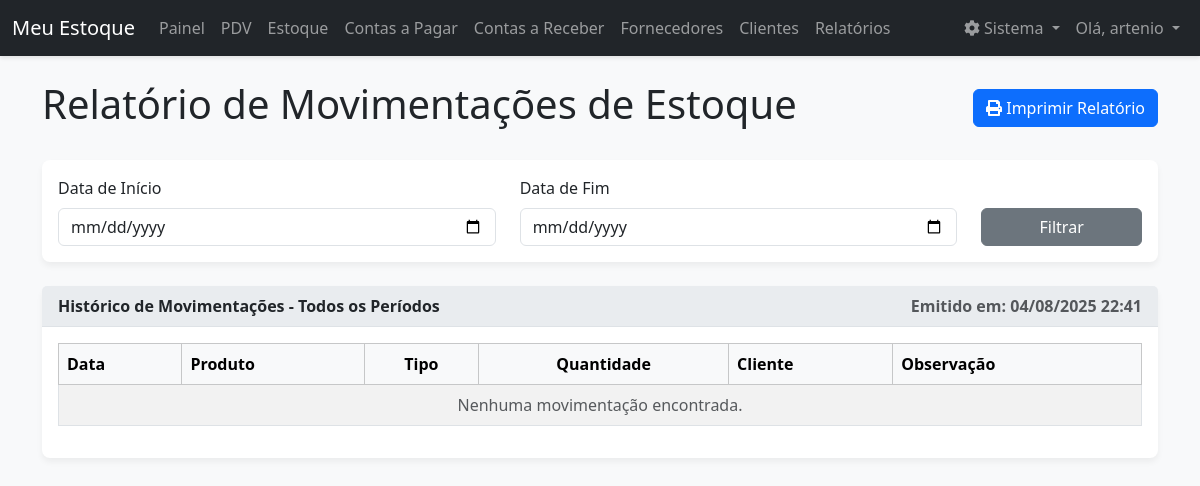
The page /relatorio/movimentacoes (signed in) on the database as committed earlier.
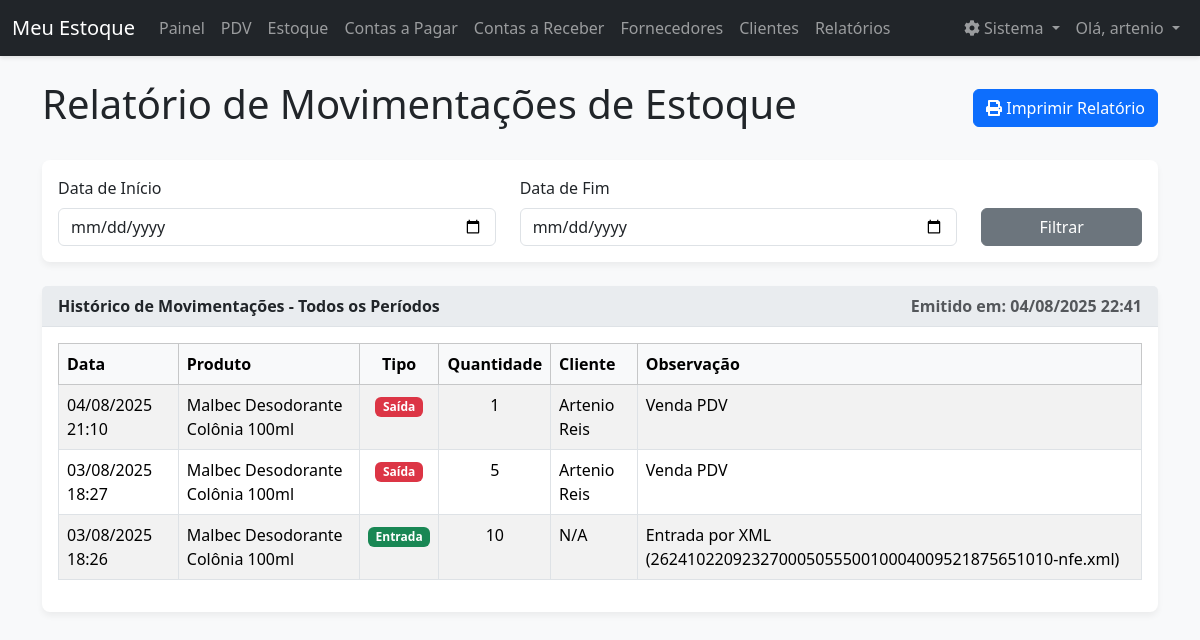
The same page on the database as committed later.
### models.py (models this page shows)
class MovimentacaoEstoque(db.Model):
    __tablename__ = 'movimentacao_estoque'
    id = db.Column(db.Integer, primary_key=True)
    tipo = db.Column(db.String(10), nullable=False)
    quantidade = db.Column(db.Integer, nullable=False)
    data = db.Column(db.DateTime, nullable=False, default=datetime.utcnow)
    observacao = db.Column(db.String(200))
    produto_id = db.Column(db.Integer, db.ForeignKey('produto.id'), nullable=False)
    cliente_id = db.Column(db.Integer, db.ForeignKey('cliente.id'), nullable=True)

class Produto(db.Model):
    __tablename__ = 'produto'
    id = db.Column(db.Integer, primary_key=True)
    codigo = db.Column(db.String(50), nullable=False, unique=True)
    nome = db.Column(db.String(100), nullable=False)
    categoria = db.Column(db.String(50))
    preco_custo = db.Column(db.Float, nullable=False)
    preco_venda = db.Column(db.Float, nullable=False)
    quantidade_estoque = db.Column(db.Integer, nullable=False, default=0)
    estoque_minimo = db.Column(db.Integer, default=5)
    data_fabricacao = db.Column(db.Date, nullable=True)
    data_vencimento = db.Column(db.Date, nullable=True)
    fornecedor_id = db.Column(db.Integer, db.ForeignKey('fornecedor.id'), nullable=False)
    movimentacoes = db.relationship('MovimentacaoEstoque', backref='produto', lazy=True)

class Cliente(db.Model):
    __tablename__ = 'cliente'
    id = db.Column(db.Integer, primary_key=True)
    nome = db.Column(db.String(100), nullable=False)
    telefone = db.Column(db.String(20))
    email = db.Column(db.String(100))
    endereco = db.Column(db.String(200))
    vendas = db.relationship('MovimentacaoEstoque', backref='cliente', lazy=True, cascade="all, delete-orphan")
    contas_a_receber = db.relationship('ContaReceber', backref='cliente', lazy=True, cascade="all, delete-orphan")

### app.py (the view, shortened to what this page needs)
@app.route('/relatorio/movimentacoes', methods=['GET', 'POST'])
@login_required
def relatorio_movimentacoes():
    query = MovimentacaoEstoque.query.options(joinedload(MovimentacaoEstoque.produto), joinedload(MovimentacaoEstoque.cliente))
    start_date_str = request.form.get('start_date')
    end_date_str = request.form.get('end_date')
    start_date, end_date = None, None
    movimentacoes = query.order_by(MovimentacaoEstoque.data.desc()).all()
    return render_template('relatorio_movimentacoes.html', movimentacoes=movimentacoes, data_emissao=datetime.now(), start_date=start_date, end_date=end_date)

### app.py (called while the page is built)
@app.context_processor
def inject_datetime():
    return {'modules': {'datetime': datetime, 'date': date, 'timedelta': timedelta}}

def login_required(f):
    @wraps(f)
    def decorated_function(*args, **kwargs):
        if 'logged_in' not in session or 'user_id' not in session:
            session.clear()
            flash('A sua sessão é inválida. Por favor, faça login novamente.', 'warning')
            return redirect(url_for('login'))
        return f(*args, **kwargs)
    return decorated_function

### templates/relatorio_movimentacoes.html (shortened to what this page needs)
{% extends 'base.html' %}
{% block content %}
<div class="d-flex justify-content-between align-items-center mb-4 no-print">
    <h1>Relatório de Movimentações de Estoque</h1>
    <button onclick="window.print()" class="btn btn-primary">
        <i class="fas fa-print"></i> Imprimir Relatório
    </button>
</div>
<div class="card mb-4 no-print">
    <div class="card-body">
        <form method="POST" action="{{ url_for('relatorio_movimentacoes') }}">
            <div class="row align-items-end">
                <div class="col-md-5">
                    <label for="start_date" class="form-label">Data de Início</label>
                    <input type="date" class="form-control" id="start_date" name="start_date" value="{{ start_date.strftime('%Y-%m-%d') if start_date else '' }}" required>
                </div>
                <div class="col-md-5">
                    <label for="end_date" class="form-label">Data de Fim</label>
                    <input type="date" class="form-control" id="end_date" name="end_date" value="{{ end_date.strftime('%Y-%m-%d') if end_date else '' }}" required>
                </div>
                <div class="col-md-2">
                    <button type="submit" class="btn btn-secondary w-100">Filtrar</button>
                </div>
            </div>
        </form>
    </div>
</div>
<div class="card">
    <div class="card-header">
        <div class="d-flex justify-content-between">
            <span>
                Histórico de Movimentações
                {% if start_date and end_date %}
                    - Período: {{ start_date.strftime('%d/%m/%Y') }} a {{ end_date.strftime('%d/%m/%Y') }}
                {% else %}
                    - Todos os Períodos
                {% endif %}
            </span>
            <span class="text-muted">Emitido em: {{ data_emissao.strftime('%d/%m/%Y %H:%M') }}</span>
        </div>
    </div>
    <div class="card-body">
        <table class="table table-striped table-bordered">
            <thead class="table-light">
                <tr>
                    <th>Data</th>
                    <th>Produto</th>
                    <th class="text-center">Tipo</th>
                    <th class="text-center">Quantidade</th>
                    <th>Cliente</th>
                    <th>Observação</th>
                </tr>
            </thead>
            <tbody>
                {% for movimento in movimentacoes %}
                <tr>
                    <td>{{ movimento.data.strftime('%d/%m/%Y %H:%M') }}</td>
                    <td>{{ movimento.produto.nome }}</td>
                    <td class="text-center">
                        {% if movimento.tipo == 'entrada' %}
                            <span class="badge bg-success">Entrada</span>
                        {% else %}
                            <span class="badge bg-danger">Saída</span>
                        {% endif %}
                    </td>
                    <td class="text-center">{{ movimento.quantidade }}</td>
                    <td>{{ movimento.cliente.nome if movimento.cliente else 'N/A' }}</td>
                    <td>{{ movimento.observacao or 'N/A' }}</td>
                </tr>
                {% else %}
                <tr>
                    <td colspan="6" class="text-center text-muted">Nenhuma movimentação encontrada.</td>
                </tr>
                {% endfor %}
            </tbody>
        </table>
    </div>
</div>
{% endblock %}

Rows that differ between the two databases and show on the page:
added MovimentacaoEstoque: data "04/08/2025 21:10", produto.nome "Malbec Desodorante Colônia 100ml", tipo "Saída", quantidade "1", cliente "Artenio Reis", observacao "Venda PDV"
added MovimentacaoEstoque: data "03/08/2025 18:27", produto.nome "Malbec Desodorante Colônia 100ml", tipo "Saída", quantidade "5", cliente "Artenio Reis", observacao "Venda PDV"
added MovimentacaoEstoque: data "03/08/2025 18:26", produto.nome "Malbec Desodorante Colônia 100ml", tipo "Entrada", quantidade "10", cliente "N/A", observacao "Entrada por XML (26241022092327000505550010004009521875651010-nfe.xml)"
Other text that changed with them:
text no longer shown: "Nenhuma movimentação encontrada."
